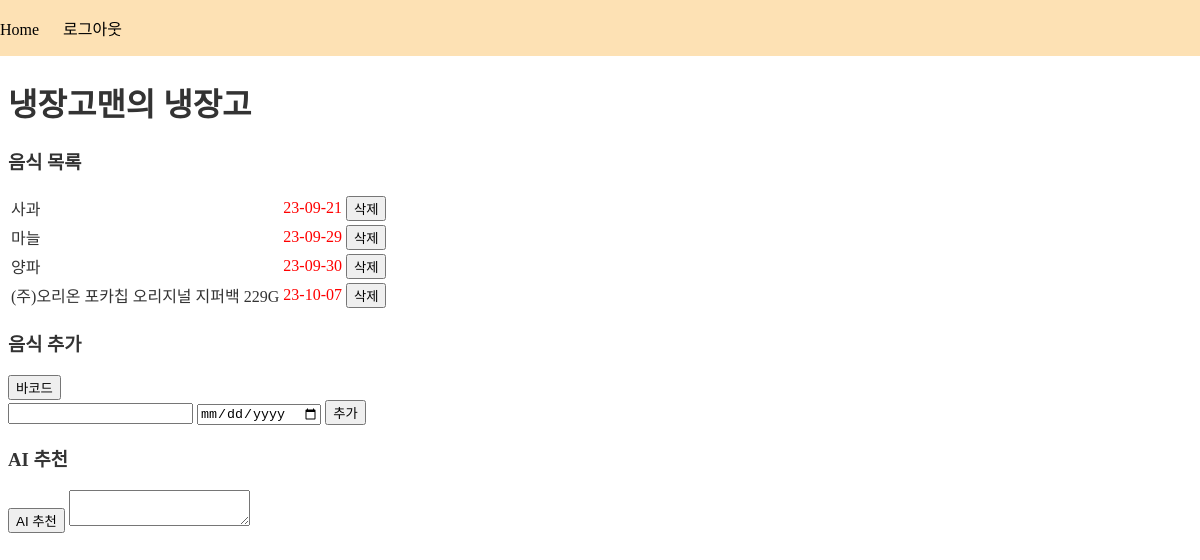
The page /fridge/ (signed in) on the database its author committed.
### users/models.py (models this page shows)
class User(AbstractUser):
    profile_image = models.ImageField(
        "프로필 이미지", upload_to="users/profile", blank=True)
    nickname = models.CharField(default=f"user{id}", max_length=20)
    like_posts = models.ManyToManyField(
        'posts.Post',
        verbose_name="좋아요 목록",
        related_name="like_users",
        blank=True,
    )

### fridge/models.py (models this page shows, shortened)
class Fridge(models.Model):
    user = models.ForeignKey("users.User", on_delete=models.CASCADE)
    name = models.CharField("식품명", max_length=30)
    exp_date = models.DateTimeField("유통기한", null=True)
    exp_date_exist = models.BooleanField(default=True)

### fridge/views.py (the view)
# urls.py: path("", fridge_view, name="fridge"),
def fridge_view(request):
    today = int(datetime.now().strftime("%d"))
    user = request.user
    fridge = Fridge.objects.filter(user=user).order_by('exp_date')
    fridge_form = FridgeForm()
    for f in fridge:
        if f.exp_date and f.exp_date.day - today < 1:
            f.danger_mode = True
        else:
            f.danger_mode = False
    context = {
        "fridge": fridge,
        "fridge_form": fridge_form
    }
    return render(request, "fridge/fridge.html", context)

### fridge/forms.py
class FridgeForm(forms.ModelForm):
    class Meta:
        model = Fridge
        fields = [
            'name',
            'exp_date',
        ]
        widgets = {
            "name": forms.TextInput(
                attrs={
                    "placeholder": "식품명"
                }
            ),
            "exp_date": forms.DateInput(
                attrs={
                    "type": "date",
                }
            ),
        }
    def __init__(self, *args, **kwargs):
        super(FridgeForm, self).__init__(*args, **kwargs)
        self.fields['exp_date'].required = False

### templates/fridge/fridge.html (shortened to what this page needs)
{% extends 'base.html' %}
{% block content %}
<h1>{{ user.nickname }}의 냉장고</h1>
<div>
    <h3>음식 목록</h3>
    <table class="fridge_table">
        {% if fridge %}
            <tbody>
                {% for fridge_list in fridge %}
                <tr class="fridge_table_list">
                    <td>{{ fridge_list.name }}</td>
                    <td style="{% if fridge_list.danger_mode %} color: red; {% endif %}">{% if fridge_list.exp_date_exist %}{{ fridge_list.exp_date|date:'y-m-d' }}{% endif %}</td>
                    <td>
                        <form action="{% url 'fridge:fridge_delete' fridge_id=fridge_list.id %}" method="POST">
                            <button type="submit">삭제</button>
                        </form>
                    </td>
                </tr>
                {% endfor %}
            </tbody>
        {% else %}
            <p>냉장고가 비어있습니다</p>
        {% endif %}
    </table>
</div>
<div>
    <h3>음식 추가</h3>
    <input type="button" class="barcode" value="바코드">
    <form action="{% url 'fridge:fridge_add' %}" method="POST">
        <input type="text" name="name" class="food">
        <input type="date" name="exp_date" class="date">
        <button type="submit">추가</button>
    </form>
</div>
<div>
    <h3>AI 추천</h3>
    <input type="button" class="ai" value="AI 추천">
    <textarea class="recipe"></textarea>
</div>
{% endblock %}

### static/css/style.css (style rules this page uses)
html { font-family: "Noto Sans KR", serif; font-weight: 400; font-size: 16px; color: #333; }

### rows shown on the page
User: nickname "냉장고맨"
Fridge: name "사과", exp_date "23-09-21"
Fridge: name "마늘", exp_date "23-09-29"
Fridge: name "양파", exp_date "23-09-30"
Fridge: name "(주)오리온 포카칩 오리지널 지퍼백 229G", exp_date "23-10-07"
